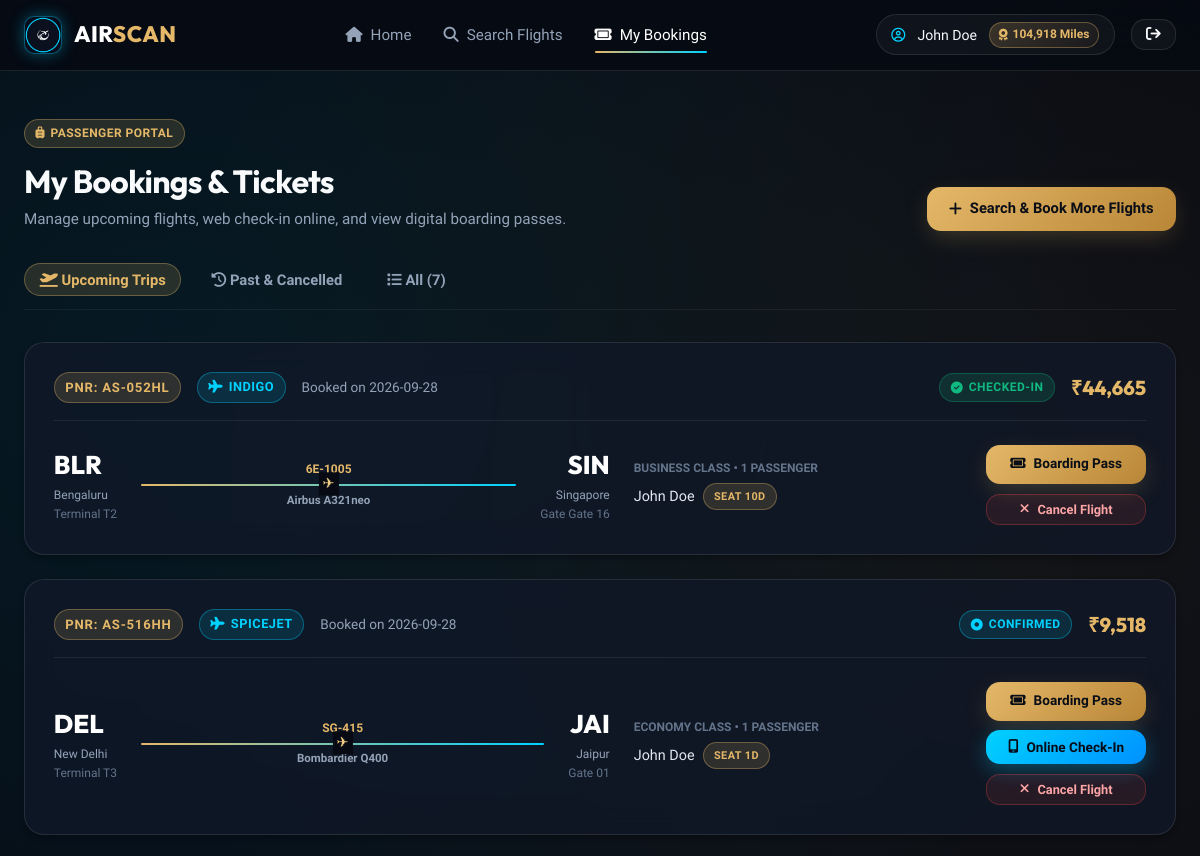
Page /my-bookings (signed in, upper part) on the earlier database version.
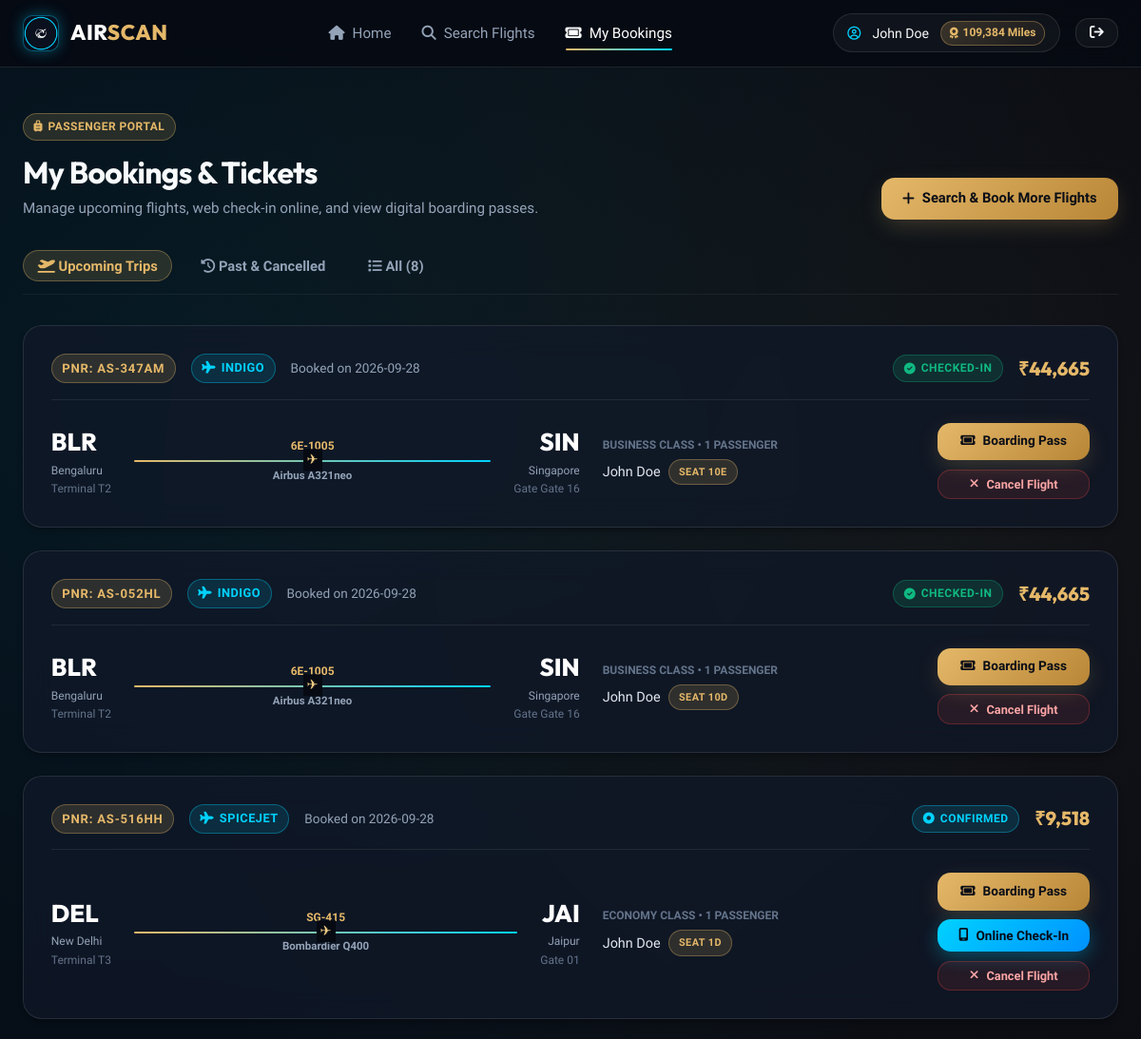
Same page on the later database version.
### tables this page shows
CREATE TABLE users (
    id INTEGER PRIMARY KEY AUTOINCREMENT,
    full_name TEXT NOT NULL,
    email TEXT NOT NULL UNIQUE,
    password_hash TEXT NOT NULL,
    phone TEXT,
    passport_number TEXT,
    is_verified INTEGER DEFAULT 0,
    verification_code TEXT,
    verification_expiry TEXT,
    role TEXT DEFAULT 'passenger',
    miles INTEGER DEFAULT 12500,
    created_at TEXT DEFAULT CURRENT_TIMESTAMP
);

CREATE TABLE bookings (
    id INTEGER PRIMARY KEY AUTOINCREMENT,
    booking_reference TEXT NOT NULL UNIQUE,
    user_id INTEGER NOT NULL,
    flight_id INTEGER NOT NULL,
    trip_type TEXT DEFAULT 'One-Way',
    cabin_class TEXT NOT NULL,
    total_fare REAL NOT NULL,
    payment_status TEXT DEFAULT 'Paid',
    booking_status TEXT DEFAULT 'Confirmed',
    booking_date TEXT DEFAULT CURRENT_TIMESTAMP,
    FOREIGN KEY (user_id) REFERENCES users(id),
    FOREIGN KEY (flight_id) REFERENCES flights(id)
);

CREATE TABLE flights (
    id INTEGER PRIMARY KEY AUTOINCREMENT,
    flight_number TEXT NOT NULL UNIQUE,
    airline_name TEXT DEFAULT 'AeroLux Airways',
    origin_id INTEGER NOT NULL,
    destination_id INTEGER NOT NULL,
    departure_time TEXT NOT NULL,
    arrival_time TEXT NOT NULL,
    duration_minutes INTEGER NOT NULL,
    aircraft_model TEXT NOT NULL,
    status TEXT DEFAULT 'On Time',
    economy_price REAL NOT NULL,
    business_price REAL NOT NULL,
    first_price REAL NOT NULL,
    terminal TEXT DEFAULT 'T1',
    gate TEXT DEFAULT 'A4',
    created_at TEXT DEFAULT CURRENT_TIMESTAMP,
    FOREIGN KEY (origin_id) REFERENCES airports(id),
    FOREIGN KEY (destination_id) REFERENCES airports(id)
);

CREATE TABLE airports (
    id INTEGER PRIMARY KEY AUTOINCREMENT,
    code TEXT NOT NULL UNIQUE,
    name TEXT NOT NULL,
    city TEXT NOT NULL,
    country TEXT NOT NULL,
    timezone TEXT DEFAULT 'UTC'
);

CREATE TABLE passengers (
    id INTEGER PRIMARY KEY AUTOINCREMENT,
    booking_id INTEGER NOT NULL,
    full_name TEXT NOT NULL,
    passport_number TEXT,
    date_of_birth TEXT,
    seat_id INTEGER,
    seat_number TEXT,
    meal_preference TEXT DEFAULT 'Standard Gourmet',
    extra_baggage_kg INTEGER DEFAULT 0,
    ticket_number TEXT NOT NULL UNIQUE,
    FOREIGN KEY (booking_id) REFERENCES bookings(id),
    FOREIGN KEY (seat_id) REFERENCES seats(id)
);

### app.py (the view)
@app.route('/my-bookings')
@login_required
def my_bookings():
    bookings = Database.execute_query(
        """SELECT b.*, f.flight_number, f.airline_name, f.aircraft_model, f.departure_time, f.arrival_time, f.terminal, f.gate, f.status as flight_status,
                  orig.city as origin_city, orig.code as origin_code,
                  dest.city as destination_city, dest.code as destination_code,
                  (SELECT COUNT(*) FROM passengers p WHERE p.booking_id = b.id) as passenger_count
           FROM bookings b
           JOIN flights f ON b.flight_id = f.id
           JOIN airports orig ON f.origin_id = orig.id
           JOIN airports dest ON f.destination_id = dest.id
           WHERE b.user_id = %s
           ORDER BY b.booking_date DESC""",
        (session['user_id'],)
    )
    for b in bookings:
        b['passengers'] = Database.execute_query("SELECT * FROM passengers WHERE booking_id = %s", (b['id'],))
        dep_dt = datetime.strptime(str(b['departure_time'])[:19], '%Y-%m-%d %H:%M:%S')
        b['is_past'] = dep_dt < datetime.now()
        b['dep_formatted'] = dep_dt.strftime('%a, %d %b %Y • %H:%M')
    return render_template('my_bookings.html', bookings=bookings)

### app.py (called while the page is built)
def login_required(f):
    @wraps(f)
    def decorated_function(*args, **kwargs):
        if 'user_id' not in session:
            flash('Please sign in to access this page.', 'warning')
            return redirect(url_for('login', next=request.url))
        return f(*args, **kwargs)
    return decorated_function

@app.context_processor
def inject_global_data():
    current_user = None
    if 'user_id' in session:
        current_user = Database.execute_query(
            "SELECT id, full_name, email, phone, passport_number, is_verified, role, miles FROM users WHERE id = %s",
            (session['user_id'],),
            fetch_one=True
        )
    db_info = Database.get_db_info()
    return {
        'current_user': current_user,
        'db_info': db_info,
        'current_year': datetime.now().year
    }

### db.py (called while the page is built, shortened)
    @classmethod
    def determine_mode(cls):
        if cls._connection_mode:
            return cls._connection_mode

    @classmethod
    def get_connection(cls):
        mode = cls.determine_mode()
        if mode == 'mysql':
            conn = mysql.connector.connect(
                host=Config.MYSQL_HOST,
                port=Config.MYSQL_PORT,
                user=Config.MYSQL_USER,
                password=Config.MYSQL_PASSWORD,
                database=Config.MYSQL_DB,
                autocommit=False
            )
            return conn, 'mysql'
        else:
            conn = sqlite3.connect(Config.SQLITE_PATH)
            conn.row_factory = sqlite3.Row
            conn.execute("PRAGMA foreign_keys = ON;")
            return conn, 'sqlite'

    @classmethod
    def get_db_info(cls):
        mode = cls.determine_mode()
        if mode == 'mysql':
            return {
                'type': 'MySQL',
                'host': f"{Config.MYSQL_HOST}:{Config.MYSQL_PORT}",
                'database': Config.MYSQL_DB
            }
        else:
            return {
                'type': 'SQLite',
                'host': 'Local File',
                'database': Config.SQLITE_PATH
            }

### templates/my_bookings.html (shortened to what this page needs)
{% extends 'base.html' %}
{% block content %}
<div class="container" style="padding: 3rem 1.5rem 5rem;">
  <div style="display: flex; justify-content: space-between; align-items: flex-end; margin-bottom: 2rem; flex-wrap: wrap; gap: 1rem;">
    <div>
      <span class="badge badge-gold" style="margin-bottom: 0.5rem;"><i class="fa-solid fa-suitcase-rolling"></i> Passenger Portal</span>
      <h1>My Bookings & Tickets</h1>
      <p style="color: var(--text-muted); font-size: 0.95rem;">Manage upcoming flights, web check-in online, and view digital boarding passes.</p>
    </div>
    <a href="{{ url_for('flights') }}" class="btn btn-primary">
      <i class="fa-solid fa-plus"></i> Search & Book More Flights
    </a>
  </div>
  <div class="search-tabs" style="margin-bottom: 2rem;">
    <button type="button" class="trip-type-btn booking-filter-tab active" data-filter="upcoming">
      <i class="fa-solid fa-plane-departure"></i> Upcoming Trips
    </button>
    <button type="button" class="trip-type-btn booking-filter-tab" data-filter="past">
      <i class="fa-solid fa-clock-rotate-left"></i> Past & Cancelled
    </button>
    <button type="button" class="trip-type-btn booking-filter-tab" data-filter="all">
      <i class="fa-solid fa-list"></i> All ({{ bookings|length }})
    </button>
  </div>
  <div id="bookings-list-container">
    {% if bookings %}
      {% for b in bookings %}
        <div class="card-glass booking-item-card"
             style="margin-bottom: 1.5rem; padding: 1.8rem;"
             data-past="{{ 'true' if b.is_past else 'false' }}"
             data-status="{{ b.booking_status }}">
          <div style="display: flex; justify-content: space-between; align-items: center; border-bottom: 1px solid rgba(255, 255, 255, 0.08); padding-bottom: 1rem; margin-bottom: 1.5rem; flex-wrap: wrap; gap: 1rem;">
            <div style="display: flex; align-items: center; gap: 1rem; flex-wrap: wrap;">
              <span class="badge badge-gold" style="font-size: 0.82rem; letter-spacing: 0.06em;">
                PNR: {{ b.booking_reference }}
              </span>
              {% if b.airline_name %}
                <span class="badge badge-cyan" style="font-size: 0.8rem;">
                  <i class="fa-solid fa-plane"></i> {{ b.airline_name }}
                </span>
              {% endif %}
              <span style="font-size: 0.85rem; color: var(--text-muted);">
                Booked on {{ b.booking_date[:10] }}
              </span>
            </div>
            <div style="display: flex; align-items: center; gap: 1rem;">
              <span id="status-badge-{{ b.booking_reference }}"
                    class="badge {% if b.booking_status == 'Checked-In' %}badge-success{% elif b.booking_status == 'Cancelled' %}badge-danger{% else %}badge-cyan{% endif %}">
                <i class="fa-solid {% if b.booking_status == 'Checked-In' %}fa-check-circle{% elif b.booking_status == 'Cancelled' %}fa-ban{% else %}fa-circle-dot{% endif %}"></i>
                {{ b.booking_status }}
              </span>
              <span style="font-size: 1.25rem; font-weight: 800; font-family: var(--font-heading); color: var(--gold-primary);">
                ₹{{ "{:,}".format(b.total_fare|int) }}
              </span>
            </div>
          </div>
          <div class="booking-content-grid">
            <div class="flight-timeline">
              <div class="time-point">
                <div class="time" style="font-size: 1.6rem;">{{ b.origin_code }}</div>
                <div class="city">{{ b.origin_city }}</div>
                <div style="font-size: 0.75rem; color: var(--text-dim);">Terminal {{ b.terminal }}</div>
              </div>
              <div class="flight-path">
                <span class="duration" style="color: var(--gold-primary); font-weight: 700;">{{ b.flight_number }}</span>
                <div class="flight-line"></div>
                <span class="stops" style="color: var(--text-muted);">{{ b.aircraft_model }}</span>
              </div>
              <div class="time-point dest">
                <div class="time" style="font-size: 1.6rem;">{{ b.destination_code }}</div>
                <div class="city">{{ b.destination_city }}</div>
                <div style="font-size: 0.75rem; color: var(--text-dim);">Gate {{ b.gate }}</div>
              </div>
            </div>
            <div>
              <div style="font-size: 0.75rem; color: var(--text-dim); text-transform: uppercase; font-weight: 700; margin-bottom: 0.3rem;">
                {{ b.cabin_class }} Class • {{ b.passenger_count }} Passenger{% if b.passenger_count > 1 %}s{% endif %}
              </div>
              <div style="display: flex; flex-direction: column; gap: 0.3rem;">
                {% for p in b.passengers %}
                  <div style="font-size: 0.9rem; color: #e2e8f0; display: flex; align-items: center; gap: 0.5rem;">
                    <span>{{ p.full_name }}</span>
                    <span class="badge badge-gold" style="font-size: 0.68rem;">Seat {{ p.seat_number }}</span>
                  </div>
                {% endfor %}
              </div>
            </div>
            <div class="booking-actions-group">
              {% if b.booking_status != 'Cancelled' %}
                <a href="{{ url_for('view_ticket', reference=b.booking_reference) }}" class="btn btn-primary" style="padding: 0.55rem 1rem; font-size: 0.85rem;">
                  <i class="fa-solid fa-ticket"></i> Boarding Pass
                </a>
                {% if b.booking_status != 'Checked-In' %}
                  <button type="button" class="btn btn-cyan btn-action-checkin" data-ref="{{ b.booking_reference }}" style="padding: 0.55rem 1rem; font-size: 0.85rem;">
                    <i class="fa-solid fa-mobile-screen"></i> Online Check-In
                  </button>
                {% endif %}
                <button type="button" class="btn btn-danger-glass btn-action-cancel"
                        data-ref="{{ b.booking_reference }}" data-fare="{{ b.total_fare }}" style="padding: 0.45rem 1rem; font-size: 0.8rem;">
                  <i class="fa-solid fa-xmark"></i> Cancel Flight
                </button>
              {% else %}
                <span class="badge badge-danger" style="text-align: center; justify-content: center; padding: 0.5rem;">
                  Booking Cancelled
                </span>
              {% endif %}
            </div>
          </div>
        </div>
      {% endfor %}
    {% endif %}
  </div>
</div>
{% endblock %}

### templates/base.html (shortened to what this page needs)
<!DOCTYPE html>
<html lang="en">
<head>
  <link rel="stylesheet" href="https://cdnjs.cloudflare.com/ajax/libs/font-awesome/6.5.1/css/all.min.css">
  <link rel="stylesheet" href="{{ url_for('static', filename='css/style.css') }}">
  <link rel="stylesheet" href="{{ url_for('static', filename='css/seatmap.css') }}">
  <link rel="stylesheet" href="{{ url_for('static', filename='css/boarding-pass.css') }}">
</head>
<body>
  <nav class="navbar">
    <div class="container nav-container">
      <a href="{{ url_for('index') }}" class="nav-brand">
        <div class="brand-icon">
          <img src="{{ url_for('static', filename='images/favicon.png') }}" alt="AirScan Logo">
        </div>
        <div class="brand-text">AIR<span>SCAN</span></div>
      </a>
      <ul class="nav-menu">
        <li><a href="{{ url_for('index') }}" class="nav-link {% if request.endpoint == 'index' %}active{% endif %}"><i class="fa-solid fa-house"></i> Home</a></li>
        <li><a href="{{ url_for('flights') }}" class="nav-link {% if request.endpoint == 'flights' %}active{% endif %}"><i class="fa-solid fa-magnifying-glass"></i> Search Flights</a></li>
        {% if current_user %}
          <li><a href="{{ url_for('my_bookings') }}" class="nav-link {% if request.endpoint == 'my_bookings' %}active{% endif %}"><i class="fa-solid fa-ticket"></i> My Bookings</a></li>
        {% endif %}
      </ul>
      <div class="nav-actions">
        {% if current_user %}
          <a href="{{ url_for('profile') }}" class="user-badge" title="View Profile & Loyalty Tier">
            <i class="fa-regular fa-circle-user" style="color: var(--cyan-primary);"></i>
            <span>{{ current_user.full_name }}</span>
            <div class="miles-pill">
              <i class="fa-solid fa-award"></i> {{ "{:,}".format(current_user.miles or 0) }} Miles
            </div>
          </a>
          <a href="{{ url_for('logout') }}" class="btn btn-glass desktop-only" style="padding: 0.45rem 0.9rem;" title="Sign Out">
            <i class="fa-solid fa-arrow-right-from-bracket"></i>
          </a>
        {% else %}
          <a href="{{ url_for('login') }}" class="btn btn-glass">Sign In</a>
          <a href="{{ url_for('register') }}" class="btn btn-primary">Join AirScan</a>
        {% endif %}
      </div>
    </div>
  </nav>
  <main>
    {% block content %}{% endblock %}
  </main>
</body>
</html>

### static/css/style.css (style rules this page uses)
:root { --bg-dark: #070a12; --bg-card: rgba(16, 24, 40, 0.75); --bg-card-hover: rgba(22, 34, 58, 0.85); --bg-glass: rgba(255, 255, 255, 0.04); --border-glass: rgba(255, 255, 255, 0.1); --border-gold: rgba(229, 184, 105, 0.35); --gold-primary: #e5b869; --gold-hover: #f3ce85; --gold-dark: #b88636; --cyan-primary: #00d2ff; --cyan-hover: #33dcff; --blue-accent: #1e40af; --text-main: #f8fafc; --text-muted: #94a3b8; --text-dim: #64748b; --success: #10b981; --warning: #f59e0b; --danger: #ef4444; --font-heading: 'Outfit', sans-serif; --font-body: 'Plus Jakarta Sans', sans-serif; --shadow-sm: 0 4px 6px -1px rgba(0, 0, 0, 0.3); --shadow-lg: 0 10px 30px -5px rgba(0, 0, 0, 0.5), 0 0 25px rgba(0, 210, 255, 0.1); --shadow-gold: 0 8px 25px -4px rgba(229, 184, 105, 0.25); --radius-sm: 8px; --radius-md: 14px; --radius-lg: 20px; --radius-full: 9999px; --transition: all 0.25s cubic-bezier(0.16, 1, 0.3, 1); }

Differences in the rows shown:
changed users "John Doe": miles "104,918" → "109,384"
added bookings: booking_reference "AS-347AM", airline_name "INDIGO", booking_date "2026-09-28", booking_status "CHECKED-IN", total_fare "44,665", origin_code "BLR", origin_city "Bengaluru", terminal "T2", flight_number "6E-1005", aircraft_model "Airbus A321neo", destination_code "SIN", destination_city "Singapore", gate "Gate 16", cabin_class "BUSINESS", passenger_count "1"
added passengers: full_name "John Doe", seat_number "10E", shown under "AS-347AM"
Other differences:
{{ bookings|length }}: "7" → "8"
